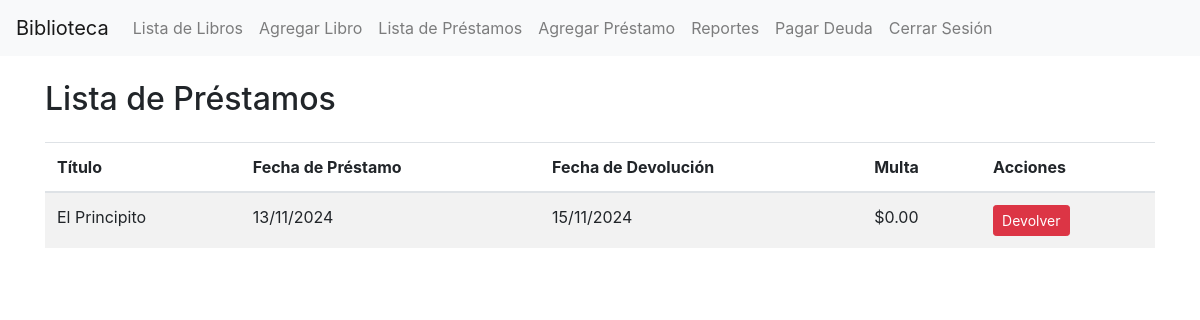
Screenshot of /gestion/prestamos/ (signed in) with the database file from the repository.
### gestion/models.py (models this page shows, shortened)
class Prestamo(models.Model):
    libro = models.ForeignKey(Libro, on_delete=models.CASCADE)
    fecha_prestamo = models.DateField(auto_now_add=True)
    fecha_devolucion = models.DateTimeField(default=timezone.now)
    multa = models.DecimalField(max_digits=10, decimal_places=2, default=0.00)
    multa_pagada = models.BooleanField(default=False)
    usuario = models.ForeignKey(Bibliotecario, on_delete=models.CASCADE, null=True)

class Libro(models.Model):
    titulo = models.CharField(max_length=200)
    autor = models.CharField(max_length=200)
    categoria = models.CharField(max_length=100)
    ubicacion = models.CharField(max_length=100)
    estado = models.BooleanField(default=True)
    copias_disponibles = models.PositiveIntegerField(default=1)

### gestion/views.py (the view)
# urls.py: path('prestamos/', views.lista_prestamos, name='lista_prestamos'),
@login_required
def lista_prestamos(request):
    prestamos = Prestamo.objects.all()
    return render(request, 'gestion/lista_prestamos.html', {'prestamos': prestamos})

### gestion/templates/gestion/lista_prestamos.html (shortened to what this page needs)
<!DOCTYPE html>
<html lang="es">
<head>
    <link rel="stylesheet" href="https://stackpath.bootstrapcdn.com/bootstrap/4.5.2/css/bootstrap.min.css">
</head>
<body>
    <nav class="navbar navbar-expand-lg navbar-light bg-light">
        <a class="navbar-brand" href="#">Biblioteca</a>
        <div class="collapse navbar-collapse" id="navbarNav">
            <ul class="navbar-nav">
                <li class="nav-item"><a class="nav-link" href="{% url 'lista_libros' %}">Lista de Libros</a></li>
                <li class="nav-item"><a class="nav-link" href="{% url 'agregar_libro' %}">Agregar Libro</a></li>
                <li class="nav-item"><a class="nav-link" href="{% url 'lista_prestamos' %}">Lista de Préstamos</a></li>
                <li class="nav-item"><a class="nav-link" href="{% url 'agregar_prestamo' %}">Agregar Préstamo</a></li>
                <li class="nav-item"><a class="nav-link" href="{% url 'reportes' %}">Reportes</a></li>
                <li class="nav-item"><a class="nav-link" href="{% url 'pagar_multa' %}">Pagar Deuda</a></li>
                <li class="nav-item"><a class="nav-link" href="{% url 'logout_usuario' %}">Cerrar Sesión</a></li>
            </ul>
        </div>
    </nav>
    <div class="container mt-4">
        <h2 class="mb-4">Lista de Préstamos</h2>
        <table class="table table-striped">
            <thead>
                <tr>
                    <th>Título</th>
                    <th>Fecha de Préstamo</th>
                    <th>Fecha de Devolución</th>
                    <th>Multa</th>
                    <th>Acciones</th>
                </tr>
            </thead>
            <tbody>
                {% for prestamo in prestamos %}
                    <tr>
                        <td>{{ prestamo.libro.titulo }}</td>
                        <td>{{ prestamo.fecha_prestamo|date:"d/m/Y" }}</td>
                        <td>{{ prestamo.fecha_devolucion|date:"d/m/Y" }}</td>
                        <td>${{ prestamo.multa }}</td>
                        <td>
                            <a href="{% url 'devolver_prestamo' prestamo.id %}" class="btn btn-danger btn-sm">Devolver</a>
                        </td>
                    </tr>
                {% empty %}
                    <tr>
                        <td colspan="5" class="text-center">No hay préstamos registrados.</td>
                    </tr>
                {% endfor %}
            </tbody>
        </table>
    </div>

### rows the page displays
Prestamo: libro.titulo "El Principito", fecha_prestamo "13/11/2024", fecha_devolucion "15/11/2024", multa "0.00"
